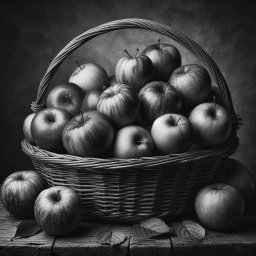
#> input picture images/apples.jpg, 256 x 256 px
$ python sum_pixels.py
#> lines starting #> are read from the running program, lines starting #| are printed output that depends on the picture
import cv2
import numpy as np
from PIL import Image
import os
import datetime

from matplotlib import pyplot as plt


# [55 lines left out: functions sum_images2, show_and_save2, not called in this run]


def sum_images(image_paths):
    images = []
    for path in image_paths.values():
        image = cv2.imread(path)
#> image is the input picture: shape (256, 256, 3); min 0, max 246, mean 60.6
        images.append(image)

    for i in range(1, len(images)):
        images[i] = cv2.resize(images[i], (images[0].shape[1], images[0].shape[0]))
#> this loop made 1 pass
#> after the loop, images = 2 items

    result_image = images[0]
    for i in range(1, len(images)):
        result_image = cv2.add(result_image, images[i])
#> this loop made 1 pass
#> pass 1, in sum_images, `result_image = cv2.add(result_image, images[i])`:
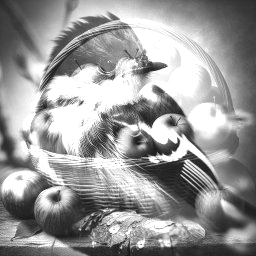
#> result_image: shape (256, 256, 3); min 15, max 255, mean 152.6

    # print(result_image)
    result_image = result_image / len(images)  # Calculate the average
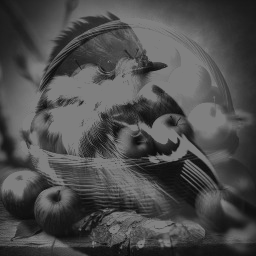
#> result_image: shape (256, 256, 3) float64; min 7.5, max 127.5, mean 76.3
    # [5 lines of commented-out code are left out]

    return result_image


def save_image(image_name):
    current_time = datetime.datetime.now()
    formatted_time = current_time.strftime("%Y-%m-%d_%H-%M-%S-%f")
    os.makedirs("outputs", exist_ok=True)
    cv2.imwrite(f"outputs/{formatted_time}.jpg", image_name)

    output_image = f"outputs/{formatted_time}.jpg"
    return output_image


if __name__ == '__main__':
    image_paths = {
        "apples": "images/apples.jpg",
        "bird": "images/bird.jpg",
        # "car": "images/car.jpg",
        # "cat_1": "images/cat_1.jpg",
        # "cat_2": "images/cat_2.jpg",
        # "dog": "images/dog.jpg",
        # "flower_1": "images/flower_1.png",
        # "flower_2": "images/flower_2.png",
        # "hacker": "images/hacker.jpg",
        # "lena": "images/lena.png"
    }

    image = sum_images(image_paths)
    output_image = save_image(image)
#> output_image = 'outputs/2026-11-20_12-11-38-327385.jpg'

    result_image = Image.open(output_image)
#> result_image: PIL image 256x256 RGB
    result_image.show()

    # [7 lines of commented-out code are left out]
